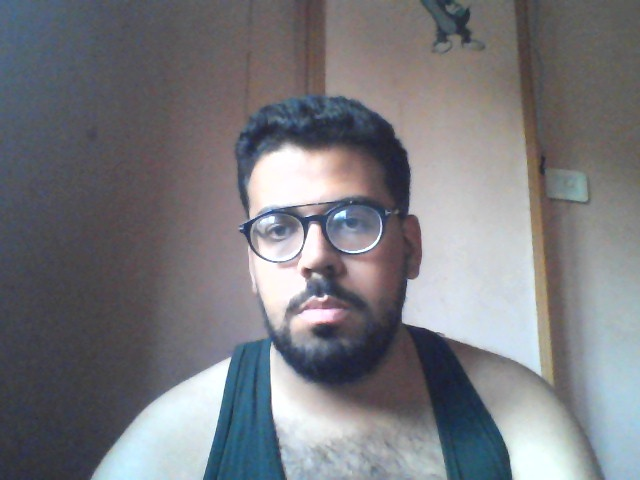
#> input picture python_model/test_frame.jpg, 640 x 480 px
$ python -i focus_detector.py   (imports and definitions only)
#> lines starting #> are read from the running program, lines starting #| are printed output that depends on the picture; after the words box and inside, x2 and y2 are one past the last pixel; in counts of white or black regions, pixels touching at a corner belong together
import cv2
import numpy as np
import time
from datetime import datetime
import logging
from collections import deque
import os

# Configure logging
# [1 line not run here, left out]
logger = logging.getLogger(__name__)

class FocusDetector:
    def __init__(self):
        try:
            # Load OpenCV's pre-trained cascades
            cascade_dir = os.path.dirname(cv2.__file__) + '/data/'
            self.face_cascade = cv2.CascadeClassifier(cascade_dir + 'haarcascade_frontalface_default.xml')
            self.eye_cascade = cv2.CascadeClassifier(cascade_dir + 'haarcascade_eye.xml')

            if self.face_cascade.empty() or self.eye_cascade.empty():
                raise Exception("Error loading cascade classifiers")

            # Initialize tracking variables
            self.prev_face_pos = None
            self.focus_history = deque(maxlen=30)  # 30 seconds of history
            self.movement_history = deque(maxlen=10)
            self.last_update_time = time.time()
            self.last_activity_time = time.time()

            logger.info("FocusDetector initialized successfully")

        except Exception as e:
            logger.error(f"Error initializing FocusDetector: {str(e)}")
            raise

    def analyze_frame(self, frame):
        try:
            # Convert to grayscale
            gray = cv2.cvtColor(frame, cv2.COLOR_BGR2GRAY)

            # Initialize metrics
            metrics = {
                'focus_score': 0,
                'is_focused': False,
                'face_detected': False,
                'looking_away': True,
                'timestamp': datetime.now().isoformat(),
                'details': {
                    'eye_openness': 0,
                    'face_stability': 0,
                    'attention_score': 0
                }
            }

            # Detect faces
            faces = self.face_cascade.detectMultiScale(
                gray,
                scaleFactor=1.1,
                minNeighbors=5,
                minSize=(30, 30)
            )

            if len(faces) > 0:
                metrics['face_detected'] = True

                # Get the largest face
                face = max(faces, key=lambda x: x[2] * x[3])
                x, y, w, h = face

                # Calculate face stability
                current_pos = np.array([x + w/2, y + h/2])
                stability_score = self._calculate_stability(current_pos)
                metrics['details']['face_stability'] = stability_score

                # Get face ROI and detect eyes
                roi_gray = gray[y:y+h, x:x+w]
                eyes = self.eye_cascade.detectMultiScale(
                    roi_gray,
                    scaleFactor=1.1,
                    minNeighbors=5,
                    minSize=(20, 20)
                )

                # Calculate eye metrics
                eye_score = self._calculate_eye_score(eyes, roi_gray)
                metrics['details']['eye_openness'] = eye_score

                # Calculate attention score based on eye position
                attention_score = self._calculate_attention_score(eyes, w, h)
                metrics['details']['attention_score'] = attention_score

                # Calculate final focus score
                focus_score = self._calculate_focus_score(
                    stability_score,
                    eye_score,
                    attention_score
                )

                metrics['focus_score'] = focus_score
                metrics['is_focused'] = focus_score >= 70
                metrics['looking_away'] = attention_score < 0.5

                # Update focus history
                self.focus_history.append(focus_score)

                # Draw rectangles for visualization
                cv2.rectangle(frame, (x, y), (x+w, y+h), (255, 0, 0), 2)
                for (ex, ey, ew, eh) in eyes:
                    cv2.rectangle(frame, (x+ex, y+ey), (x+ex+ew, y+ey+eh), (0, 255, 0), 2)

            # Calculate average focus
            if len(self.focus_history) > 0:
                metrics['average_focus'] = sum(self.focus_history) / len(self.focus_history)
            else:
                metrics['average_focus'] = 0

            return metrics

        except Exception as e:
            logger.error(f"Error in analyze_frame: {str(e)}")
            return {
                'focus_score': 0,
                'is_focused': False,
                'face_detected': False,
                'looking_away': True,
                'timestamp': datetime.now().isoformat(),
                'details': {
                    'eye_openness': 0,
                    'face_stability': 0,
                    'attention_score': 0
                },
                'average_focus': 0
            }

    def _calculate_stability(self, current_pos):
        if self.prev_face_pos is None:
            self.prev_face_pos = current_pos
            return 1.0

        movement = np.linalg.norm(current_pos - self.prev_face_pos)
        self.prev_face_pos = current_pos

        # Normalize movement (50 pixels as max movement threshold)
        stability = max(0, 1 - (movement / 50))

        # Update movement history
        self.movement_history.append(stability)

        # Return smoothed stability score
        return sum(self.movement_history) / len(self.movement_history)

    def _calculate_eye_score(self, eyes, roi_gray):
        if len(eyes) == 0:
            return 0.0

        total_score = 0
        for (ex, ey, ew, eh) in eyes:
            eye_roi = roi_gray[ey:ey+eh, ex:ex+ew]

            # Calculate eye openness based on pixel intensity
            _, threshold = cv2.threshold(eye_roi, 45, 255, cv2.THRESH_BINARY_INV)
            white_pixels = cv2.countNonZero(threshold)
            total_pixels = ew * eh

            # Calculate ratio of white pixels (pupil and iris)
            ratio = white_pixels / total_pixels if total_pixels > 0 else 0
            total_score += min(ratio * 3, 1.0)  # Multiply by 3 to make it more sensitive

        return min(1.0, total_score / max(len(eyes), 1))

    def _calculate_attention_score(self, eyes, face_width, face_height):
        if len(eyes) == 0:
            return 0.0

        # Calculate expected eye positions (roughly 1/3 from top, spaced horizontally)
        expected_y = face_height * 0.33
        expected_left_x = face_width * 0.3
        expected_right_x = face_width * 0.7

        best_left = None
        best_right = None

        # Find the eyes closest to expected positions
        for (ex, ey, ew, eh) in eyes:
            center_x = ex + ew/2
            center_y = ey + eh/2

            # Check if eye is in left or right position
            if center_x < face_width/2:  # Left side
                if best_left is None or abs(center_x - expected_left_x) < abs(best_left[0] - expected_left_x):
                    best_left = (center_x, center_y)
            else:  # Right side
                if best_right is None or abs(center_x - expected_right_x) < abs(best_right[0] - expected_right_x):
                    best_right = (center_x, center_y)

        # Calculate attention score based on eye positions
        score = 0.0
        if best_left and best_right:
            # Vertical alignment score
            y_diff = abs(best_left[1] - best_right[1]) / face_height
            vert_score = max(0, 1 - y_diff * 5)  # Penalize vertical misalignment

            # Horizontal position score
            left_x_score = max(0, 1 - abs(best_left[0] - expected_left_x) / (face_width * 0.2))
            right_x_score = max(0, 1 - abs(best_right[0] - expected_right_x) / (face_width * 0.2))

            # Combine scores
            score = (vert_score + left_x_score + right_x_score) / 3
        elif len(eyes) == 1:
            # If only one eye is detected, give partial score
            score = 0.3

        return score

    def _calculate_focus_score(self, stability, eye_score, attention_score):
        # Weight factors
        stability_weight = 0.3
        eye_weight = 0.4
        attention_weight = 0.3

        # Calculate weighted score
        focus_score = (
            stability * stability_weight +
            eye_score * eye_weight +
            attention_score * attention_weight
        ) * 100

        # Add small random variation to prevent static scores
        variation = np.random.uniform(-2, 2)
        focus_score = max(0, min(100, focus_score + variation))

        return focus_score

>>> import cv2
>>> picture = cv2.imread('test_frame.jpg')
#> picture is the input picture: shape (480, 640, 3); mean B, G, R 126, 121, 120.2
>>> result = FocusDetector().analyze_frame(picture)
#> in analyze_frame, `gray = cv2.cvtColor(frame, cv2.COLOR_BGR2GRAY)`:
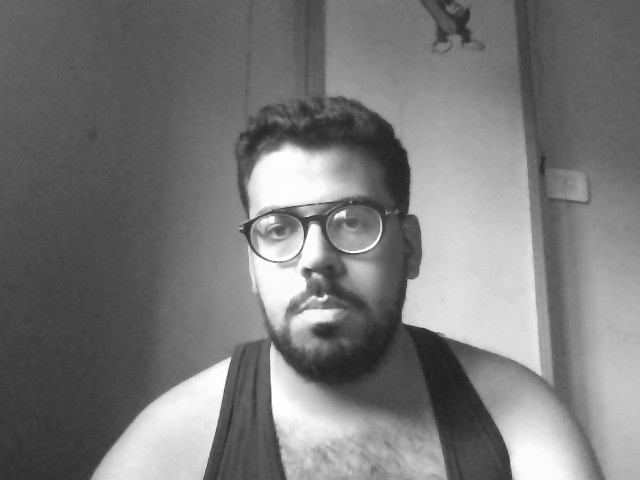
#> gray: shape (480, 640); min 31, max 255, mean 121.3
#> in analyze_frame, `faces = self.face_cascade.detectMultiScale( gray, scaleFactor=1.1, min..`: faces = [[226, 151, 184, 184]]
#> in analyze_frame, `face = max(faces, key=lambda x: x[2] * x[3])`: face = [226, 151, 184, 184]
#> in analyze_frame, `x, y, w, h = face`: x = 226; y = 151; w = 184
#> in analyze_frame, `current_pos = np.array([x + w/2, y + h/2])`: current_pos = [318, 243]
#> in analyze_frame, `stability_score = self._calculate_stability(current_pos)`: stability_score = 1
#> in analyze_frame, `roi_gray = gray[y:y+h, x:x+w]`:
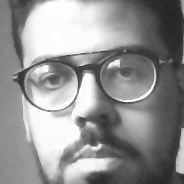
#> roi_gray: shape (184, 184); min 33, max 255, mean 145.9
#> in analyze_frame, `eyes = self.eye_cascade.detectMultiScale( roi_gray, scaleFactor=1.1, m..`: eyes = [[36, 65, 31, 31], [62, 56, 42, 42]]
#> the loop in _calculate_eye_score, `for (ex, ey, ew, eh) in eyes:` made 2 passes
#> (ex, ey, ew, eh, white_pixels, total_pixels, ratio, total_score) on passes 1 to 2: (36, 65, 31, 31, 0, 961, 0, 0), (62, 56, 42, 42, 0, 1764, 0, 0)
#> pass 1, in _calculate_eye_score, `eye_roi = roi_gray[ey:ey+eh, ex:ex+ew]`:
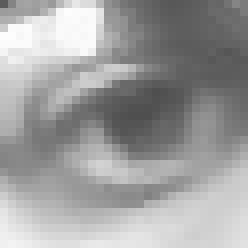
#> eye_roi: shape (31, 31) (shown 8 times larger); min 79, max 253, mean 159.2
#> pass 2, in _calculate_eye_score, `eye_roi = roi_gray[ey:ey+eh, ex:ex+ew]`:
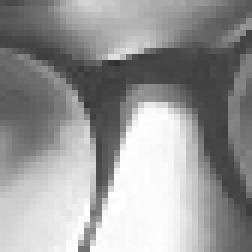
#> eye_roi: shape (42, 42) (shown 6 times larger); min 47, max 255, mean 152.1
#> after the loop in _calculate_eye_score, `for (ex, ey, ew, eh) in eyes:`: total_score = 0
#> in _calculate_attention_score, `expected_y = face_height * 0.33`: expected_y = 60.72
#> in _calculate_attention_score, `expected_left_x = face_width * 0.3`: expected_left_x = 55.2
#> in _calculate_attention_score, `expected_right_x = face_width * 0.7`: expected_right_x = 128.8
#> the loop in _calculate_attention_score, `for (ex, ey, ew, eh) in eyes:` made 2 passes
#> (ex, ey, ew, eh, center_x, center_y) on passes 1 to 2: (36, 65, 31, 31, 51.5, 80.5), (62, 56, 42, 42, 83, 77)
#> in analyze_frame, `attention_score = self._calculate_attention_score(eyes, w, h)`: attention_score = 0
#> in _calculate_focus_score, `focus_score = ( stability * stability_weight + eye_score * eye_weight ..`: focus_score = 30
#> in _calculate_focus_score, `focus_score = max(0, min(100, focus_score + variation))`: focus_score = 30.2
#> in analyze_frame, `cv2.rectangle(frame, (x, y), (x+w, y+h), (255, 0, 0), 2)`:
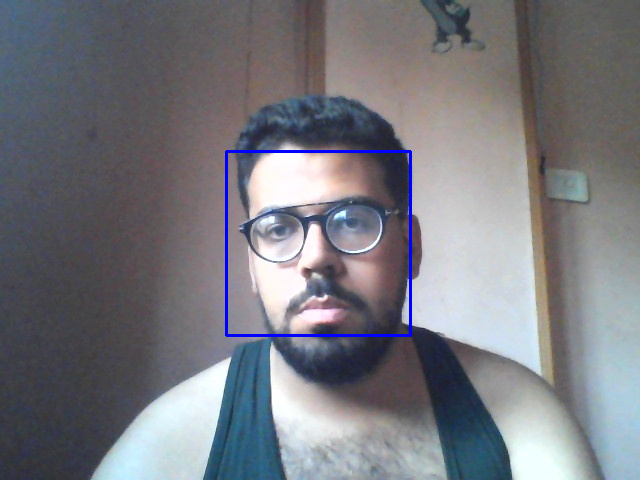
#> frame: shape (480, 640, 3); 0.72% of pixels changed, all inside (x1, y1, x2, y2) = (225, 150, 412, 337)
#> the loop in analyze_frame, `for (ex, ey, ew, eh) in eyes:` made 2 passes
#> after the loop in analyze_frame, `for (ex, ey, ew, eh) in eyes:`:
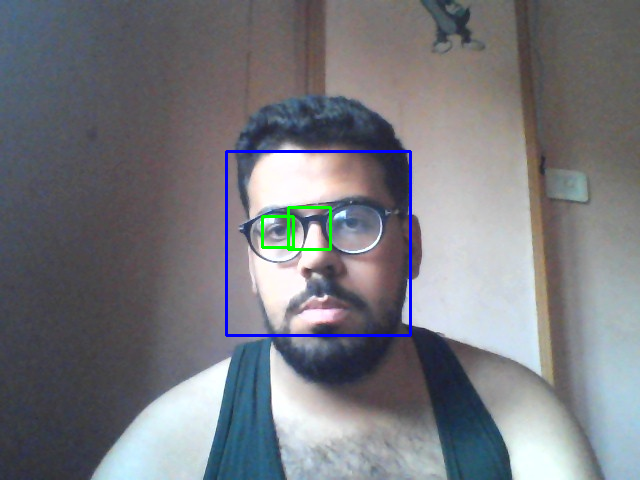
#> frame: shape (480, 640, 3); 0.28% of pixels changed, all inside (x1, y1, x2, y2) = (261, 206, 332, 251)
#> result = 7 items
